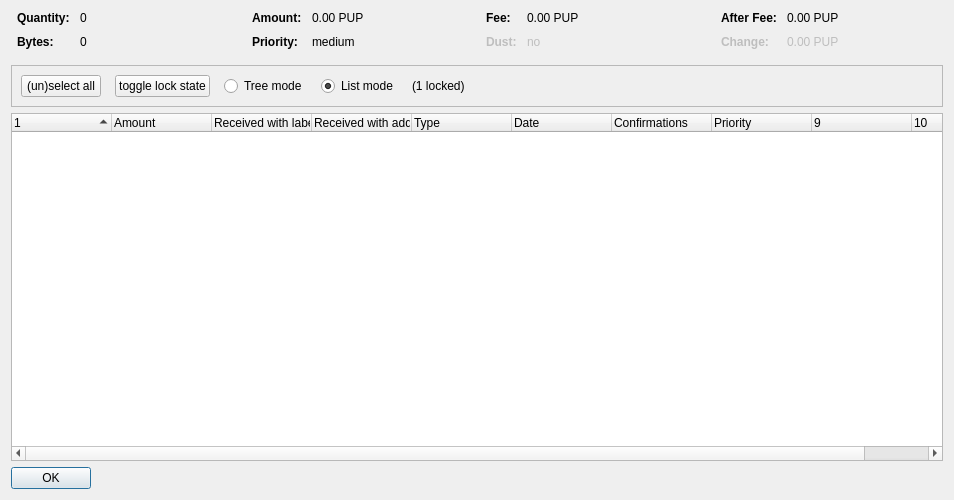
<?xml version="1.0" encoding="UTF-8"?>
<ui version="4.0">
 <class>CoinControlDialog</class>
 <widget class="QDialog" name="CoinControlDialog">
  <property name="geometry">
   <rect>
    <x>0</x>
    <y>0</y>
    <width>954</width>
    <height>500</height>
   </rect>
  </property>
  <property name="windowTitle">
   <string>Coin Selection</string>
  </property>
  <layout class="QVBoxLayout" name="verticalLayout">
   <item>
    <layout class="QHBoxLayout" name="horizontalLayoutTop" stretch="0,0,0,0">
     <property name="topMargin">
      <number>0</number>
     </property>
     <property name="bottomMargin">
      <number>10</number>
     </property>
     <item>
      <layout class="QFormLayout" name="formLayoutCoinControl1">
       <property name="horizontalSpacing">
        <number>10</number>
       </property>
       <property name="verticalSpacing">
        <number>10</number>
       </property>
       <property name="leftMargin">
        <number>6</number>
       </property>
       <property name="rightMargin">
        <number>6</number>
       </property>
       <item row="0" column="0">
        <widget class="QLabel" name="labelCoinControlQuantityText">
         <property name="font">
          <font>
           <weight>75</weight>
           <bold>true</bold>
          </font>
         </property>
         <property name="text">
          <string>Quantity:</string>
         </property>
        </widget>
       </item>
       <item row="0" column="1">
        <widget class="QLabel" name="labelCoinControlQuantity">
         <property name="cursor">
          <cursorShape>IBeamCursor</cursorShape>
         </property>
         <property name="contextMenuPolicy">
          <enum>Qt::ActionsContextMenu</enum>
         </property>
         <property name="text">
          <string notr="true">0</string>
         </property>
         <property name="textInteractionFlags">
          <set>Qt::LinksAccessibleByMouse|Qt::TextSelectableByKeyboard|Qt::TextSelectableByMouse</set>
         </property>
        </widget>
       </item>
       <item row="1" column="0">
        <widget class="QLabel" name="labelCoinControlBytesText">
         <property name="font">
          <font>
           <weight>75</weight>
           <bold>true</bold>
          </font>
         </property>
         <property name="text">
          <string>Bytes:</string>
         </property>
        </widget>
       </item>
       <item row="1" column="1">
        <widget class="QLabel" name="labelCoinControlBytes">
         <property name="cursor">
          <cursorShape>IBeamCursor</cursorShape>
         </property>
         <property name="contextMenuPolicy">
          <enum>Qt::ActionsContextMenu</enum>
         </property>
         <property name="text">
          <string notr="true">0</string>
         </property>
         <property name="textInteractionFlags">
          <set>Qt::LinksAccessibleByMouse|Qt::TextSelectableByKeyboard|Qt::TextSelectableByMouse</set>
         </property>
        </widget>
       </item>
      </layout>
     </item>
     <item>
      <layout class="QFormLayout" name="formLayoutCoinControl2">
       <property name="horizontalSpacing">
        <number>10</number>
       </property>
       <property name="verticalSpacing">
        <number>10</number>
       </property>
       <property name="leftMargin">
        <number>6</number>
       </property>
       <property name="rightMargin">
        <number>6</number>
       </property>
       <item row="0" column="0">
        <widget class="QLabel" name="labelCoinControlAmountText">
         <property name="font">
          <font>
           <weight>75</weight>
           <bold>true</bold>
          </font>
         </property>
         <property name="text">
          <string>Amount:</string>
         </property>
        </widget>
       </item>
       <item row="0" column="1">
        <widget class="QLabel" name="labelCoinControlAmount">
         <property name="cursor">
          <cursorShape>IBeamCursor</cursorShape>
         </property>
         <property name="contextMenuPolicy">
          <enum>Qt::ActionsContextMenu</enum>
         </property>
         <property name="text">
          <string notr="true">0.00 PUP</string>
         </property>
         <property name="textInteractionFlags">
          <set>Qt::LinksAccessibleByMouse|Qt::TextSelectableByKeyboard|Qt::TextSelectableByMouse</set>
         </property>
        </widget>
       </item>
       <item row="1" column="0">
        <widget class="QLabel" name="labelCoinControlPriorityText">
         <property name="font">
          <font>
           <weight>75</weight>
           <bold>true</bold>
          </font>
         </property>
         <property name="text">
          <string>Priority:</string>
         </property>
        </widget>
       </item>
       <item row="1" column="1">
        <widget class="QLabel" name="labelCoinControlPriority">
         <property name="cursor">
          <cursorShape>IBeamCursor</cursorShape>
         </property>
         <property name="contextMenuPolicy">
          <enum>Qt::ActionsContextMenu</enum>
         </property>
         <property name="text">
          <string>medium</string>
         </property>
         <property name="textInteractionFlags">
          <set>Qt::LinksAccessibleByMouse|Qt::TextSelectableByKeyboard|Qt::TextSelectableByMouse</set>
         </property>
        </widget>
       </item>
      </layout>
     </item>
     <item>
      <layout class="QFormLayout" name="formLayoutCoinControl3">
       <property name="horizontalSpacing">
        <number>10</number>
       </property>
       <property name="verticalSpacing">
        <number>10</number>
       </property>
       <property name="leftMargin">
        <number>6</number>
       </property>
       <property name="rightMargin">
        <number>6</number>
       </property>
       <item row="0" column="0">
        <widget class="QLabel" name="labelCoinControlFeeText">
         <property name="font">
          <font>
           <weight>75</weight>
           <bold>true</bold>
          </font>
         </property>
         <property name="text">
          <string>Fee:</string>
         </property>
        </widget>
       </item>
       <item row="0" column="1">
        <widget class="QLabel" name="labelCoinControlFee">
         <property name="cursor">
          <cursorShape>IBeamCursor</cursorShape>
         </property>
         <property name="contextMenuPolicy">
          <enum>Qt::ActionsContextMenu</enum>
         </property>
         <property name="text">
          <string notr="true">0.00 PUP</string>
         </property>
         <property name="textInteractionFlags">
          <set>Qt::LinksAccessibleByMouse|Qt::TextSelectableByKeyboard|Qt::TextSelectableByMouse</set>
         </property>
        </widget>
       </item>
       <item row="1" column="0">
        <widget class="QLabel" name="labelCoinControlLowOutputText">
         <property name="enabled">
          <bool>false</bool>
         </property>
         <property name="font">
          <font>
           <weight>75</weight>
           <bold>true</bold>
          </font>
         </property>
         <property name="text">
          <string>Dust:</string>
         </property>
        </widget>
       </item>
       <item row="1" column="1">
        <widget class="QLabel" name="labelCoinControlLowOutput">
         <property name="enabled">
          <bool>false</bool>
         </property>
         <property name="cursor">
          <cursorShape>IBeamCursor</cursorShape>
         </property>
         <property name="contextMenuPolicy">
          <enum>Qt::ActionsContextMenu</enum>
         </property>
         <property name="text">
          <string>no</string>
         </property>
         <property name="textInteractionFlags">
          <set>Qt::LinksAccessibleByMouse|Qt::TextSelectableByKeyboard|Qt::TextSelectableByMouse</set>
         </property>
        </widget>
       </item>
      </layout>
     </item>
     <item>
      <layout class="QFormLayout" name="formLayoutCoinControl4">
       <property name="horizontalSpacing">
        <number>10</number>
       </property>
       <property name="verticalSpacing">
        <number>10</number>
       </property>
       <property name="leftMargin">
        <number>6</number>
       </property>
       <property name="rightMargin">
        <number>6</number>
       </property>
       <item row="0" column="0">
        <widget class="QLabel" name="labelCoinControlAfterFeeText">
         <property name="font">
          <font>
           <weight>75</weight>
           <bold>true</bold>
          </font>
         </property>
         <property name="text">
          <string>After Fee:</string>
         </property>
        </widget>
       </item>
       <item row="0" column="1">
        <widget class="QLabel" name="labelCoinControlAfterFee">
         <property name="cursor">
          <cursorShape>IBeamCursor</cursorShape>
         </property>
         <property name="contextMenuPolicy">
          <enum>Qt::ActionsContextMenu</enum>
         </property>
         <property name="text">
          <string notr="true">0.00 PUP</string>
         </property>
         <property name="textInteractionFlags">
          <set>Qt::LinksAccessibleByMouse|Qt::TextSelectableByKeyboard|Qt::TextSelectableByMouse</set>
         </property>
        </widget>
       </item>
       <item row="1" column="0">
        <widget class="QLabel" name="labelCoinControlChangeText">
         <property name="enabled">
          <bool>false</bool>
         </property>
         <property name="font">
          <font>
           <weight>75</weight>
           <bold>true</bold>
          </font>
         </property>
         <property name="text">
          <string>Change:</string>
         </property>
        </widget>
       </item>
       <item row="1" column="1">
        <widget class="QLabel" name="labelCoinControlChange">
         <property name="enabled">
          <bool>false</bool>
         </property>
         <property name="cursor">
          <cursorShape>IBeamCursor</cursorShape>
         </property>
         <property name="contextMenuPolicy">
          <enum>Qt::ActionsContextMenu</enum>
         </property>
         <property name="text">
          <string notr="true">0.00 PUP</string>
         </property>
         <property name="textInteractionFlags">
          <set>Qt::LinksAccessibleByMouse|Qt::TextSelectableByKeyboard|Qt::TextSelectableByMouse</set>
         </property>
        </widget>
       </item>
      </layout>
     </item>
    </layout>
   </item>
   <item>
    <widget class="QFrame" name="frame">
     <property name="minimumSize">
      <size>
       <width>0</width>
       <height>40</height>
      </size>
     </property>
     <property name="frameShape">
      <enum>QFrame::StyledPanel</enum>
     </property>
     <property name="frameShadow">
      <enum>QFrame::Sunken</enum>
     </property>
     <layout class="QHBoxLayout" name="horizontalLayout">
      <item>
       <layout class="QHBoxLayout" name="horizontalLayoutPanel" stretch="0,0,0,0,0,0">
        <property name="spacing">
         <number>14</number>
        </property>
        <item>
         <widget class="QPushButton" name="pushButtonSelectAll">
          <property name="sizePolicy">
           <sizepolicy hsizetype="Maximum" vsizetype="Fixed">
            <horstretch>0</horstretch>
            <verstretch>0</verstretch>
           </sizepolicy>
          </property>
          <property name="text">
           <string>(un)select all</string>
          </property>
          <property name="autoDefault">
           <bool>false</bool>
          </property>
         </widget>
        </item>
        <item>
         <widget class="QPushButton" name="pushButtonToggleLock">
          <property name="sizePolicy">
           <sizepolicy hsizetype="Maximum" vsizetype="Fixed">
            <horstretch>0</horstretch>
            <verstretch>0</verstretch>
           </sizepolicy>
          </property>
          <property name="text">
           <string>toggle lock state</string>
          </property>
          <property name="autoDefault">
           <bool>false</bool>
          </property>
         </widget>
        </item>
        <item>
         <widget class="QRadioButton" name="radioTreeMode">
          <property name="sizePolicy">
           <sizepolicy hsizetype="Maximum" vsizetype="Fixed">
            <horstretch>0</horstretch>
            <verstretch>0</verstretch>
           </sizepolicy>
          </property>
          <property name="text">
           <string>Tree mode</string>
          </property>
         </widget>
        </item>
        <item>
         <widget class="QRadioButton" name="radioListMode">
          <property name="sizePolicy">
           <sizepolicy hsizetype="Maximum" vsizetype="Fixed">
            <horstretch>0</horstretch>
            <verstretch>0</verstretch>
           </sizepolicy>
          </property>
          <property name="text">
           <string>List mode</string>
          </property>
          <property name="checked">
           <bool>true</bool>
          </property>
         </widget>
        </item>
        <item>
         <widget class="QLabel" name="labelLocked">
          <property name="text">
           <string>(1 locked)</string>
          </property>
         </widget>
        </item>
        <item>
         <spacer name="horizontalSpacer">
          <property name="orientation">
           <enum>Qt::Horizontal</enum>
          </property>
          <property name="sizeHint" stdset="0">
           <size>
            <width>40</width>
            <height>20</height>
           </size>
          </property>
         </spacer>
        </item>
       </layout>
      </item>
     </layout>
    </widget>
   </item>
   <item>
    <widget class="CoinControlTreeWidget" name="treeWidget">
     <property name="contextMenuPolicy">
      <enum>Qt::CustomContextMenu</enum>
     </property>
     <property name="sortingEnabled">
      <bool>false</bool>
     </property>
     <property name="columnCount">
      <number>10</number>
     </property>
     <attribute name="headerShowSortIndicator" stdset="0">
      <bool>true</bool>
     </attribute>
     <attribute name="headerStretchLastSection">
      <bool>false</bool>
     </attribute>
     <column>
      <property name="text">
       <string/>
      </property>
     </column>
     <column>
      <property name="text">
       <string>Amount</string>
      </property>
     </column>
     <column>
      <property name="text">
       <string>Received with label</string>
      </property>
     </column>
     <column>
      <property name="text">
       <string>Received with address</string>
      </property>
     </column>
     <column>
      <property name="text">
       <string>Type</string>
      </property>
     </column>
     <column>
      <property name="text">
       <string>Date</string>
      </property>
     </column>
     <column>
      <property name="text">
       <string>Confirmations</string>
      </property>
      <property name="toolTip">
       <string>Confirmed</string>
      </property>
     </column>
     <column>
      <property name="text">
       <string>Priority</string>
      </property>
     </column>
     <column>
      <property name="text">
       <string/>
      </property>
     </column>
     <column>
      <property name="text">
       <string/>
      </property>
     </column>
    </widget>
   </item>
   <item>
    <widget class="QDialogButtonBox" name="buttonBox">
     <property name="sizePolicy">
      <sizepolicy hsizetype="Maximum" vsizetype="Fixed">
       <horstretch>0</horstretch>
       <verstretch>0</verstretch>
      </sizepolicy>
     </property>
     <property name="orientation">
      <enum>Qt::Horizontal</enum>
     </property>
     <property name="standardButtons">
      <set>QDialogButtonBox::Ok</set>
     </property>
    </widget>
   </item>
  </layout>
 </widget>
 <customwidgets>
  <customwidget>
   <class>CoinControlTreeWidget</class>
   <extends>QTreeWidget</extends>
   <header>coincontroltreewidget.h</header>
  </customwidget>
 </customwidgets>
 <resources/>
 <connections/>
</ui>
